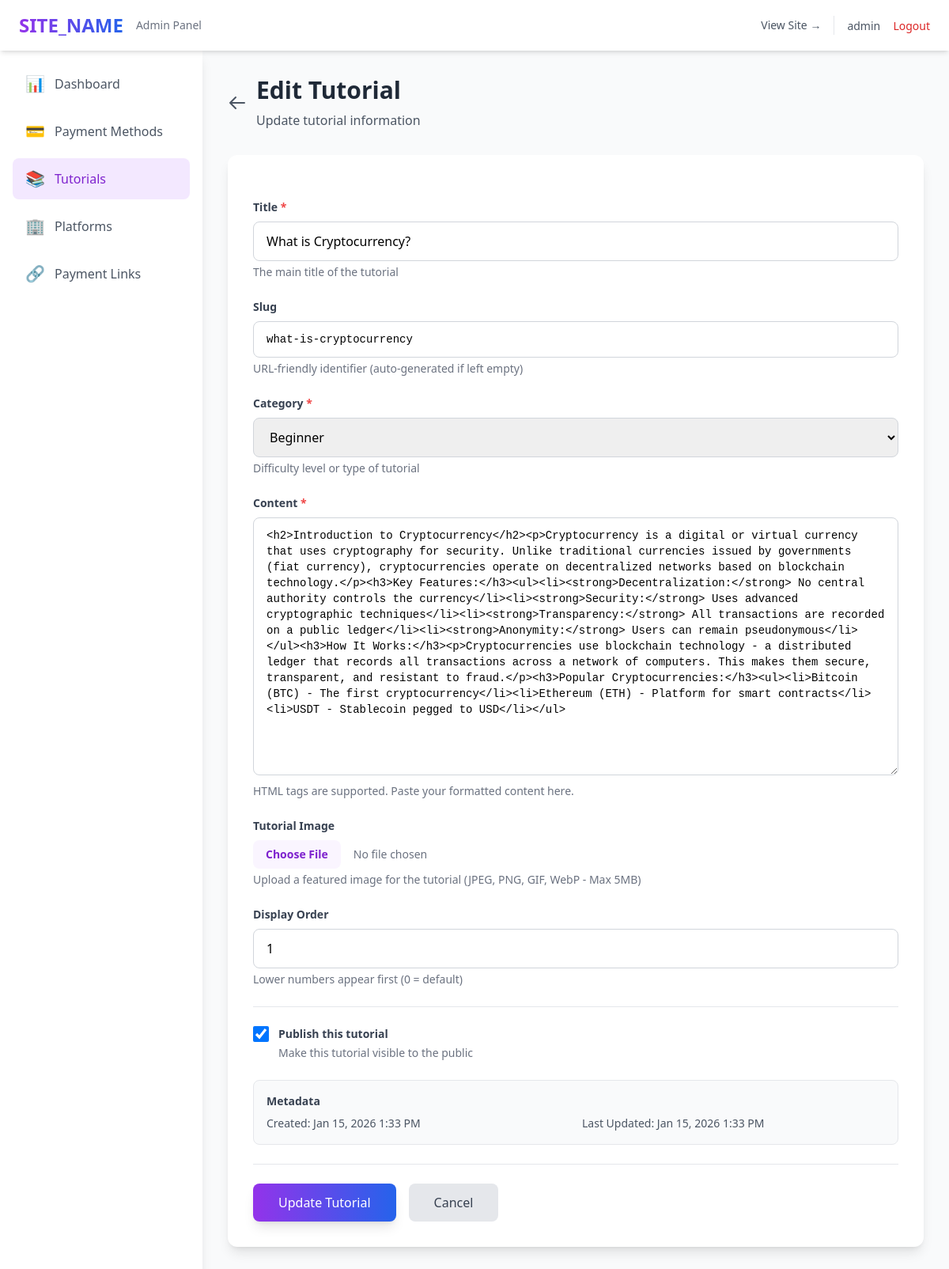
The page /admin/tutorials/edit.php?id=1 (signed in) on the database its author committed.
### tables this page shows
CREATE TABLE IF NOT EXISTS tutorials (
    id INT AUTO_INCREMENT PRIMARY KEY,
    title VARCHAR(255) NOT NULL,
    slug VARCHAR(255) NOT NULL UNIQUE,
    content LONGTEXT NOT NULL,
    category VARCHAR(50) DEFAULT 'general',
    image_path VARCHAR(255) DEFAULT NULL,
    display_order INT DEFAULT 0,
    is_published TINYINT(1) DEFAULT 1,
    created_at TIMESTAMP DEFAULT CURRENT_TIMESTAMP,
    updated_at TIMESTAMP DEFAULT CURRENT_TIMESTAMP ON UPDATE CURRENT_TIMESTAMP,
    INDEX idx_slug (slug),
    INDEX idx_category (category),
    INDEX idx_is_published (is_published)
);

### includes/functions.php (called while the page is built, shortened)
<?php
function e($string) {
    return htmlspecialchars($string, ENT_QUOTES, 'UTF-8');
}
function format_datetime($datetime, $format = 'M d, Y g:i A') {
    return date($format, strtotime($datetime));
}

### admin/tutorials/edit.php (the view, shortened to what this page needs)
<?php
require_once __DIR__ . '/../../includes/db.php';
require_once __DIR__ . '/../../includes/functions.php';
$tutorial_id = (int)($_GET['id'] ?? 0);
try {
    $stmt = $pdo->prepare("SELECT * FROM tutorials WHERE id = ?");
    $stmt->execute([$tutorial_id]);
    $tutorial = $stmt->fetch();
} catch (PDOException $e) {
    error_log("Tutorial fetch error: " . $e->getMessage());
    set_flash('error', 'Error loading tutorial.');
    redirect('index.php');
}
$title = $tutorial['title'];
$slug = $tutorial['slug'];
$content = $tutorial['content'];
$category = $tutorial['category'];
$display_order = $tutorial['display_order'];
$is_published = $tutorial['is_published'];
$current_image = $tutorial['image_path'];
?>
<!DOCTYPE html>
<html lang="en">
<head>
    <script src="https://cdn.tailwindcss.com"></script>
</head>
<body class="bg-gray-50">
    <?php require_once __DIR__ . '/../includes/nav.php'; ?>
    <div class="flex">
        <?php require_once __DIR__ . '/../includes/sidebar.php'; ?>
        <main class="flex-1 p-8">
            <div class="mb-8">
                <div class="flex items-center space-x-3 mb-4">
                    <a href="index.php" class="text-gray-600 hover:text-gray-800 transition">
                        <svg class="w-6 h-6" fill="none" stroke="currentColor" viewBox="0 0 24 24">
                            <path stroke-linecap="round" stroke-linejoin="round" stroke-width="2" d="M10 19l-7-7m0 0l7-7m-7 7h18"></path>
                        </svg>
                    </a>
                    <div>
                        <h1 class="text-3xl font-bold text-gray-800">Edit Tutorial</h1>
                        <p class="text-gray-600 mt-2">Update tutorial information</p>
                    </div>
                </div>
            </div>
            <div class="bg-white rounded-xl shadow-lg p-8">
                <form method="POST" enctype="multipart/form-data" class="space-y-6">
                    <div>
                        <label for="title" class="block text-sm font-semibold text-gray-700 mb-2">
                            Title <span class="text-red-500">*</span>
                        </label>
                        <input
                            type="text"
                            id="title"
                            name="title"
                            value="<?= e($title) ?>"
                            required
                            class="w-full px-4 py-3 border border-gray-300 rounded-lg focus:ring-2 focus:ring-purple-500 focus:border-transparent transition"
                            placeholder="Enter tutorial title"
                        >
                        <p class="mt-1 text-sm text-gray-500">The main title of the tutorial</p>
                    </div>
                    <div>
                        <label for="slug" class="block text-sm font-semibold text-gray-700 mb-2">
                            Slug
                        </label>
                        <input
                            type="text"
                            id="slug"
                            name="slug"
                            value="<?= e($slug) ?>"
                            class="w-full px-4 py-3 border border-gray-300 rounded-lg focus:ring-2 focus:ring-purple-500 focus:border-transparent transition font-mono text-sm"
                            placeholder="auto-generated-from-title"
                        >
                        <p class="mt-1 text-sm text-gray-500">URL-friendly identifier (auto-generated if left empty)</p>
                    </div>
                    <div>
                        <label for="category" class="block text-sm font-semibold text-gray-700 mb-2">
                            Category <span class="text-red-500">*</span>
                        </label>
                        <select
                            id="category"
                            name="category"
                            required
                            class="w-full px-4 py-3 border border-gray-300 rounded-lg focus:ring-2 focus:ring-purple-500 focus:border-transparent transition"
                        >
                            <option value="beginner" <?= $category === 'beginner' ? 'selected' : '' ?>>Beginner</option>
                        </select>
                        <p class="mt-1 text-sm text-gray-500">Difficulty level or type of tutorial</p>
                    </div>
                    <div>
                        <label for="content" class="block text-sm font-semibold text-gray-700 mb-2">
                            Content <span class="text-red-500">*</span>
                        </label>
                        <textarea
                            id="content"
                            name="content"
                            rows="15"
                            required
                            class="w-full px-4 py-3 border border-gray-300 rounded-lg focus:ring-2 focus:ring-purple-500 focus:border-transparent transition font-mono text-sm"
                            placeholder="Enter tutorial content (HTML supported)"
                        ><?= e($content) ?></textarea>
                        <p class="mt-1 text-sm text-gray-500">HTML tags are supported. Paste your formatted content here.</p>
                    </div>
                    <div>
                        <label for="image" class="block text-sm font-semibold text-gray-700 mb-2">
                            <?= $current_image ? 'Replace Image' : 'Tutorial Image' ?>
                        </label>
                        <div class="mt-1 flex items-center">
                            <input
                                type="file"
                                id="image"
                                name="image"
                                accept="image/*"
                                class="block w-full text-sm text-gray-500 file:mr-4 file:py-2 file:px-4 file:rounded-lg file:border-0 file:text-sm file:font-semibold file:bg-purple-50 file:text-purple-700 hover:file:bg-purple-100 transition"
                            >
                        </div>
                        <p class="mt-1 text-sm text-gray-500">Upload a featured image for the tutorial (JPEG, PNG, GIF, WebP - Max 5MB)</p>
                    </div>
                    <div>
                        <label for="display_order" class="block text-sm font-semibold text-gray-700 mb-2">
                            Display Order
                        </label>
                        <input
                            type="number"
                            id="display_order"
                            name="display_order"
                            value="<?= e($display_order) ?>"
                            min="0"
                            class="w-full px-4 py-3 border border-gray-300 rounded-lg focus:ring-2 focus:ring-purple-500 focus:border-transparent transition"
                            placeholder="0"
                        >
                        <p class="mt-1 text-sm text-gray-500">Lower numbers appear first (0 = default)</p>
                    </div>
                    <div class="border-t pt-6">
                        <label class="flex items-center space-x-3 cursor-pointer">
                            <input
                                type="checkbox"
                                id="is_published"
                                name="is_published"
                                value="1"
                                <?= $is_published ? 'checked' : '' ?>
                                class="w-5 h-5 text-purple-600 border-gray-300 rounded focus:ring-purple-500 focus:ring-2 transition"
                            >
                            <span class="text-sm font-semibold text-gray-700">Publish this tutorial</span>
                        </label>
                        <p class="mt-1 ml-8 text-sm text-gray-500">Make this tutorial visible to the public</p>
                    </div>
                    <div class="bg-gray-50 rounded-lg p-4 border border-gray-200">
                        <h3 class="text-sm font-semibold text-gray-700 mb-2">Metadata</h3>
                        <div class="grid grid-cols-2 gap-4 text-sm text-gray-600">
                            <div>
                                <span class="font-medium">Created:</span>
                                <?= format_datetime($tutorial['created_at']) ?>
                            </div>
                            <div>
                                <span class="font-medium">Last Updated:</span>
                                <?= format_datetime($tutorial['updated_at']) ?>
                            </div>
                        </div>
                    </div>
                    <div class="flex items-center space-x-4 pt-6 border-t">
                        <button
                            type="submit"
                            class="bg-gradient-to-r from-purple-600 to-blue-600 hover:from-purple-700 hover:to-blue-700 text-white px-8 py-3 rounded-lg font-medium shadow-lg transform hover:scale-105 transition duration-200"
                        >
                            Update Tutorial
                        </button>
                        <a
                            href="index.php"
                            class="bg-gray-200 hover:bg-gray-300 text-gray-700 px-8 py-3 rounded-lg font-medium transition"
                        >
                            Cancel
                        </a>
                    </div>
                </form>
            </div>
        </main>
    </div>
</body>
</html>

### rows shown on the page
tutorials: title "What is Cryptocurrency?", slug "what-is-cryptocurrency", category "Beginner", content "<h2>Introduction to Cryptocurrency</h2><p>Cryptocurrency is a digital or virtual currency that uses cryptography for security. Unlike traditional currencies issued by governments (fiat currency), cryptocurrencies operate on decentralized networks based on blockchain technology.</p><h3>Key Features:</h3><ul><li><strong>Decentralization:</strong> No central authority controls the currency</li><li><strong>Security:</strong> Uses advanced cryptographic techniques</li><li><strong>Transparency:</strong> All transactions are recorded on a public ledger</li><li><strong>Anonymity:</strong> Users can remain pseudonymous</li></ul><h3>How It Works:</h3><p>Cryptocurrencies use blockchain technology - a…", display_order "1", is_published "☑", created_at "Jan 15, 2026 1:33 PM", updated_at "Jan 15, 2026 1:33 PM"

### other values the page prints
$_SESSION['admin_username'] "admin"
